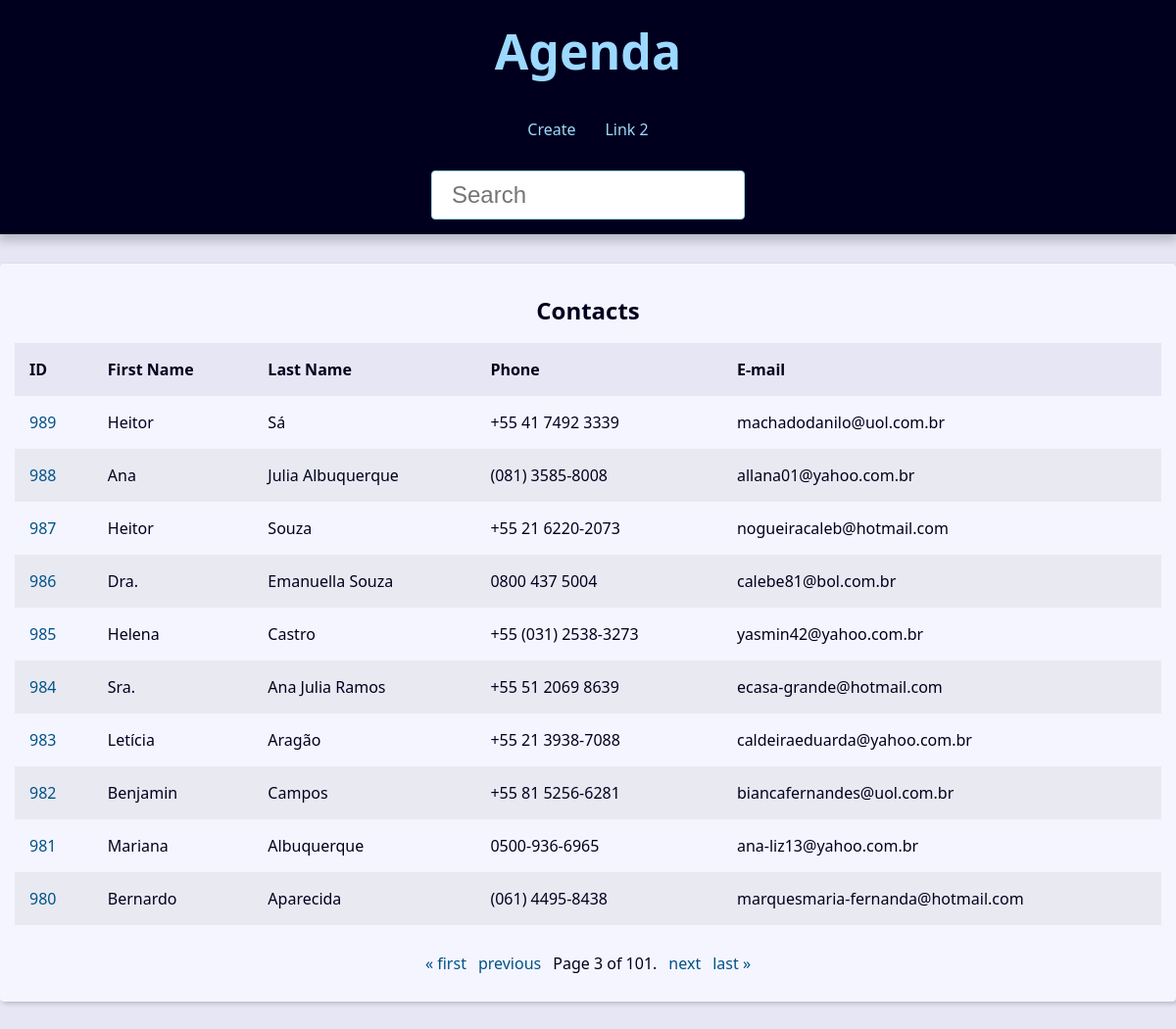
The app's page /?page=3&q= with its own data.
### contact/models.py (models this page shows, shortened)
class Contact(models.Model):
    first_name = models.CharField(max_length=50,)
    last_name = models.CharField(max_length=50, blank=True)
    phone = models.CharField(max_length=50, verbose_name='Telefone')
    email = models.EmailField(max_length=25,  blank=True)
    created_date = models.DateTimeField(default=timezone.now)
    description = models.TextField(blank=True)
    show =  models.BooleanField(default=True)
    picture = models.ImageField(blank=True, upload_to='pictures/%Y/%m/')
    category = models.ForeignKey(
        Category,
        on_delete=models.SET_NULL,
        blank=True, null=True
    )
    owner = models.ForeignKey(
        User,
        on_delete=models.SET_NULL,
        blank=True, null=True
    )

### contact/views/contact_views.py (the view)
# urls.py: path('', views.index, name='index'),
def index(request):
    contacts = Contact.objects \
        .filter(show=True)\
        .order_by('-id')
    paginator = Paginator(contacts, 10)
    page_number = request.GET.get("page")
    page_obj = paginator.get_page(page_number)
    context = {
        'page_obj': page_obj,
        'site_title': 'Contatos - '
    }
    return render(
        request,
        'contact/index.html',
        context
    )

### contact/templates/contact/index.html
{% extends "global/base.html" %}
{% block content %}
{% if page_obj %}
        <div class="responsive-table">
            <table class="contacts-table">
                <caption class="table-caption">
                    Contacts
                </caption>
                <thead>
                    <tr class="table-row table-row-header">
                        <th class="table-header">ID</th>
                        <th class="table-header">First Name</th>
                        <th class="table-header">Last Name</th>
                        <th class="table-header">Phone</th>
                        <th class="table-header">E-mail</th>
                    </tr>
                </thead>
                <tbody>
                    {% for contact in page_obj %}
                        <tr class="table-row">
                            <td class="table-cel">
                                <a
                                    href="{% url "contact:contact" contact.id %}"
                                    class="table-link">
                                    {{ contact.id }}
                                </a>
                            </td>
                            <td class="table-cel">
                                {{ contact.first_name }}
                            </td>
                            <td class="table-cel">
                                {{ contact.last_name }}
                            </td>
                            <td class="table-cel">
                                {{ contact.phone }}
                            </td>
                            <td class="table-cel">
                                {{ contact.email }}
                            </td>
                        </tr>
                    {% endfor %}
                </tbody>
            </table>
        </div>
{% else %}
<div class="single-contact">
    <h1 class="single-contact-name">
        Nenhum contato encontrado
    </h1>
</div>
{% endif %}
{% endblock content %}

### base_static/global/css/style.css (style rules this page uses)
:root { --spacing: 1.5rem; --link-dark-color: rgb(0, 83, 134); --link-light-color: rgb(156, 217, 255); --clr-white: rgb(245, 245, 255); --clr-black: rgb(0, 0, 30); --clr-light-gray: rgb(230, 230, 245); --clr-dark-shadow-5: rgba(0, 0, 10, 5%); --clr-dark-shadow-10: rgba(0, 0, 10, 10%); --clr-dark-shadow-20: rgba(0, 0, 10, 20%); --clr-light-shadow-5: rgba(200, 200, 255, 5%); --clr-light-shadow-10: rgba(200, 200, 255, 10%); --clr-light-shadow-20: rgba(200, 200, 255, 20%); --main-page-width: 120rem; --table-min-width: 60rem; --biggest-font-size: 5rem; --bigger-font-size: 4rem; --big-font-size: 3.2rem; --medium-font-size: 2.4rem; --small-font-size: 1.6rem; --smaller-font-size: 1.4rem; --smallest-font-size: 1.2rem; --transition-fast: 300ms; --transition-medium: 600ms; --transition-slow: 1s; --default-border-radius: 4px; }
*, *::before, *::after { margin: 0; padding: 0; box-sizing: border-box; }
html { font-size: 62.5%; }
body { font-family: system-ui, -apple-system, BlinkMacSystemFont, 'Segoe UI', Roboto, Oxygen, Ubuntu, Cantarell, 'Open Sans', 'Helvetica Neue', sans-serif; line-height: 1.5; font-size: var(--small-font-size); color: var(--clr-black); -webkit-font-smoothing: antialiased; background: var(--clr-light-gray); }
.responsive-table { width: 100%; overflow-x: auto; }
.contacts-table { width: 100%; min-width: var(--table-min-width); border-collapse: collapse; }
.table-caption { font-size: var(--medium-font-size); font-weight: bold; padding: var(--spacing); }
.table-row { text-align: left; text-overflow: ellipsis; transition: background-color var(--transition-fast) ease-in-out; }
.table-row:nth-of-type(2n) { background: var(--clr-dark-shadow-5); }
.table-row-header { background: var(--clr-light-gray); color: var(--clr-black); }
.table-cel, .table-header { padding: var(--spacing); }
.table-link { color: var(--link-dark-color); transition: color var(--transition-fast) ease-in-out; text-decoration: none; }

### records on screen
Contact: id "989", first_name "Heitor", last_name "Sá", phone "+55 41 7492 3339", email "machadodanilo@uol.com.br"
Contact: id "988", first_name "Ana", last_name "Julia Albuquerque", phone "(081) 3585-8008", email "allana01@yahoo.com.br"
Contact: id "987", first_name "Heitor", last_name "Souza", phone "+55 21 6220-2073", email "nogueiracaleb@hotmail.com"
Contact: id "986", first_name "Dra.", last_name "Emanuella Souza", phone "0800 437 5004", email "calebe81@bol.com.br"
Contact: id "985", first_name "Helena", last_name "Castro", phone "+55 (031) 2538-3273", email "yasmin42@yahoo.com.br"
Contact: id "984", first_name "Sra.", last_name "Ana Julia Ramos", phone "+55 51 2069 8639", email "ecasa-grande@hotmail.com"
Contact: id "983", first_name "Letícia", last_name "Aragão", phone "+55 21 3938-7088", email "caldeiraeduarda@yahoo.com.br"
Contact: id "982", first_name "Benjamin", last_name "Campos", phone "+55 81 5256-6281", email "biancafernandes@uol.com.br"
Contact: id "981", first_name "Mariana", last_name "Albuquerque", phone "0500-936-6965", email "ana-liz13@yahoo.com.br"
Contact: id "980", first_name "Bernardo", last_name "Aparecida", phone "(061) 4495-8438", email "marquesmaria-fernanda@hotmail.com"

### other values on screen
{{ page_obj.number }} "3"
{{ page_obj.paginator.num_pages }} "101"
